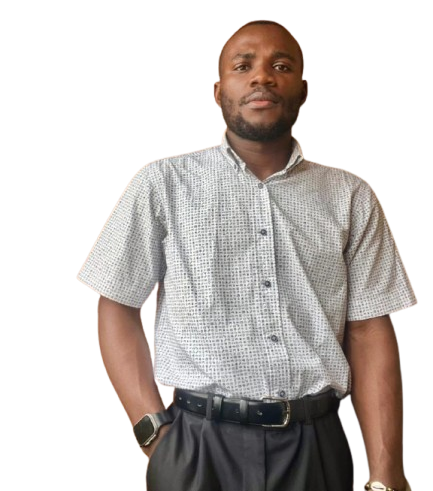
#> input picture entree/henri2.png, 433 x 491 px, found by its file name
$ python tp5_gradient_finite_diff.py
#> lines starting #> are read from the running program, lines starting #| are printed output that depends on the picture
"""
Gradient computation using central finite differences.
"""
import numpy as np
from PIL import Image
import matplotlib.pyplot as plt
import os


output_dir = 'Chap5/sortie'
if not os.path.exists(output_dir):
    os.makedirs(output_dir)


img = Image.open('entree/henri2.png').convert('L')
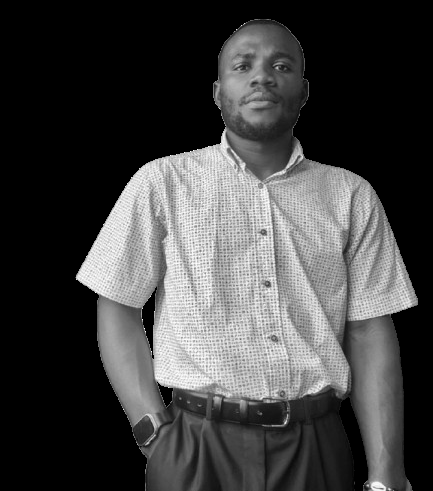
#> img: PIL image 433x491 L; min 0, max 255, mean 66.9
img_array = np.array(img).astype(np.float32)
H, W = img_array.shape
#> H = 491; W = 433

dx = np.zeros((H, W), dtype=np.float32)
dy = np.zeros((H, W), dtype=np.float32)


for i in range(1, H-1):
    for j in range(1, W-1):

        dx[i, j] = img_array[i+1, j] - img_array[i-1, j]

        dy[i, j] = img_array[i, j+1] - img_array[i, j-1]
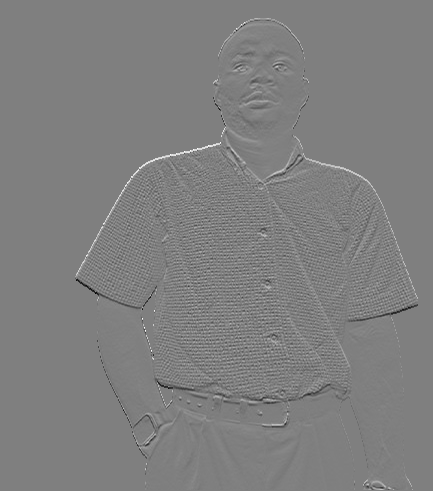
#> dx: shape (491, 433) float32; min -255, max 255, mean 0.1; drawn with min black and max white
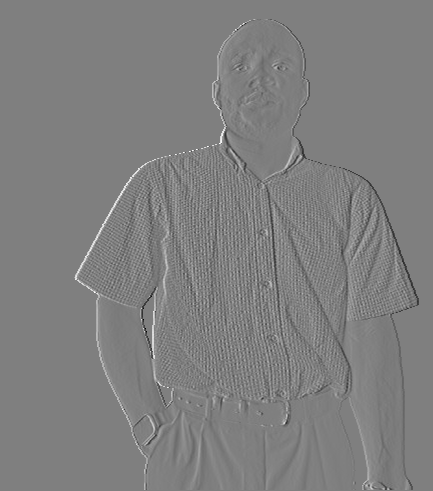
#> dy: shape (491, 433) float32; min -255, max 255, mean 0; drawn with min black and max white

mag = np.sqrt(dx**2 + dy**2)
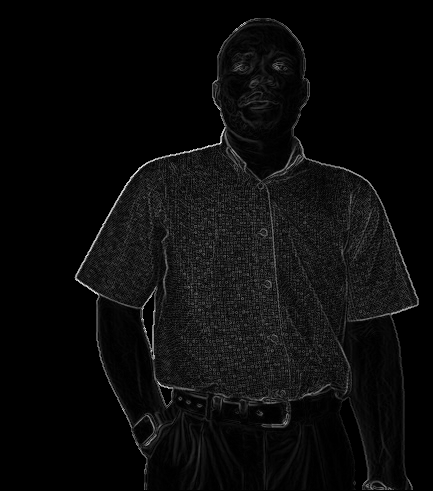
#> mag: shape (491, 433) float32; min 0, max 328.4, mean 14.5; drawn with min black and max white


mag_max = mag.max()
#> mag_max = 328.4
if mag_max > 0:
    mag_norm = (mag / mag_max * 255).astype(np.uint8)
else:
    mag_norm = mag.astype(np.uint8)


output_path = os.path.join(output_dir, 'output_tp5_gradient_finite_diff.png')
Image.fromarray(mag_norm).save(output_path)


plt.figure(figsize=(15, 10))

plt.subplot(2, 2, 1)
plt.imshow(img_array, cmap='gray')
plt.title('Original Image')
plt.axis('off')

plt.subplot(2, 2, 2)
plt.imshow(mag_norm, cmap='gray')
plt.title('Gradient Magnitude')
plt.axis('off')

plt.subplot(2, 2, 3)
plt.imshow(dx, cmap='RdBu')
plt.title('V-Gradient (dx)')
plt.axis('off')
plt.colorbar()

plt.subplot(2, 2, 4)
plt.imshow(dy, cmap='RdBu')
plt.title('H-Gradient (dy)')
plt.axis('off')
plt.colorbar()

plt.suptitle('TP5: Gradient by Finite Differences')
plt.tight_layout()
plt.show()
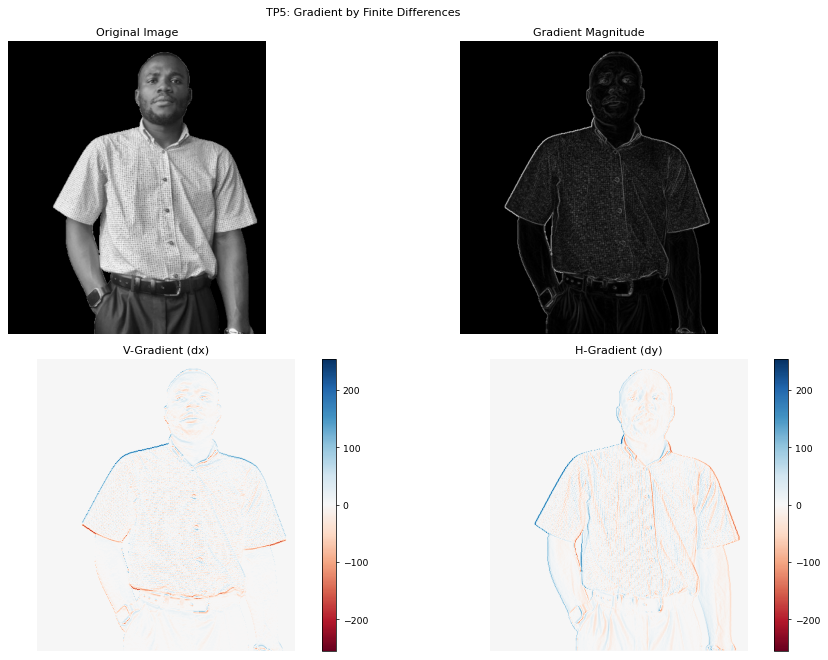
#> figure drawn by matplotlib, 6 panels

$ run again, with entree/henri1.png copied over entree/henri2.png
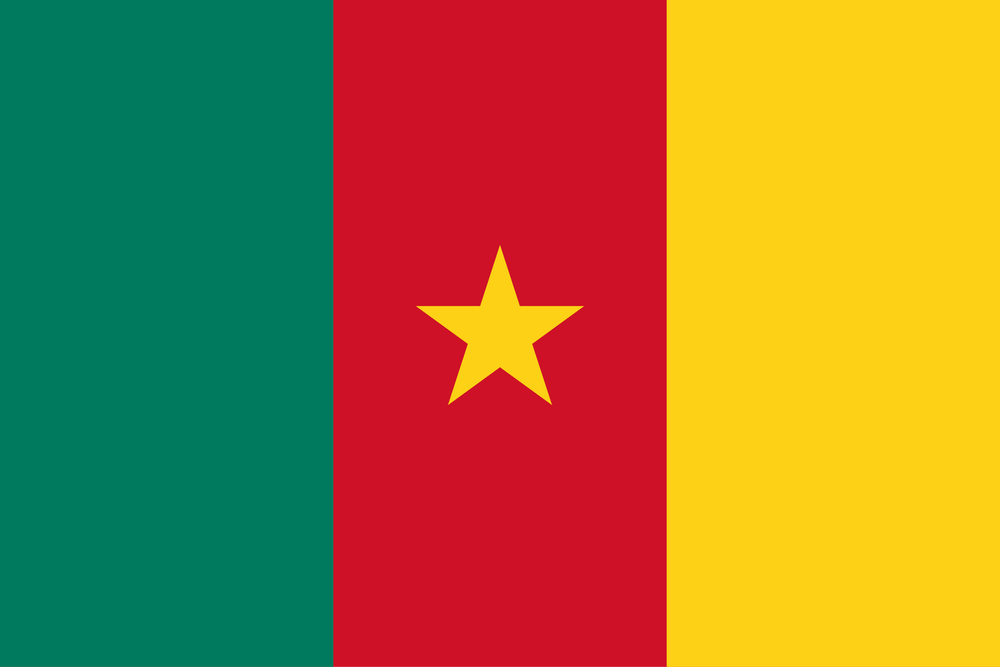
#> input picture entree/henri1.png, 1000 x 667 px, shrunk from 2560 x 1707 before the run, found by its file name
#> after the loop `for i in range(1, H-1):`:
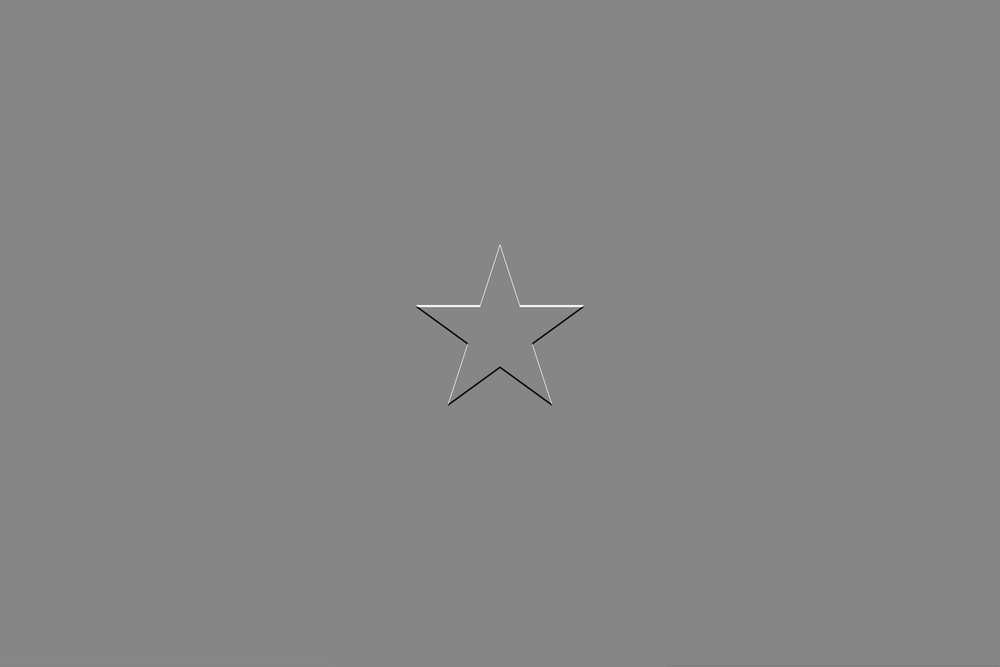
#> dx: shape (667, 1000) float32; min -143, max 129, mean 0; drawn with min black and max white
#> `mag = np.sqrt(dx**2 + dy**2)`:
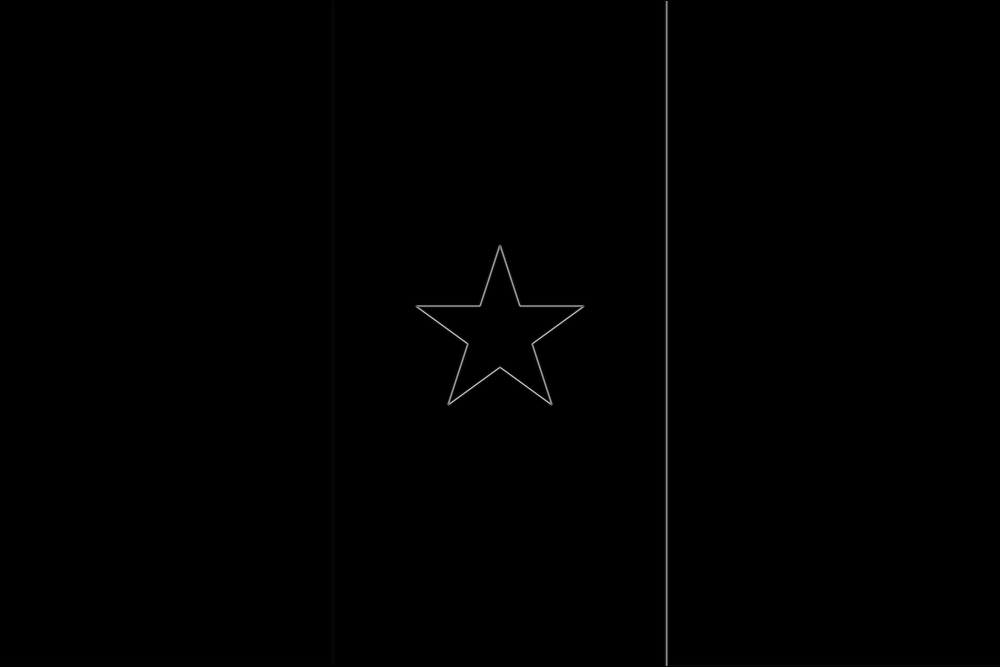
#> mag: shape (667, 1000) float32; min 0, max 193.3, mean 0.6
#> mag_max = 193.3

$ run again, with entree/henri3.png copied over entree/henri2.png
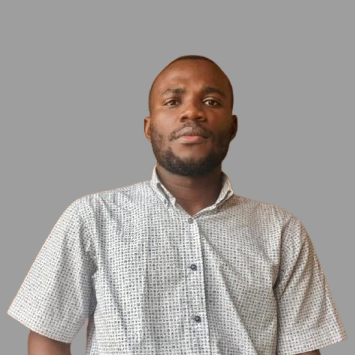
#> input picture entree/henri3.png, 355 x 355 px, found by its file name
#> after the loop `for i in range(1, H-1):`:
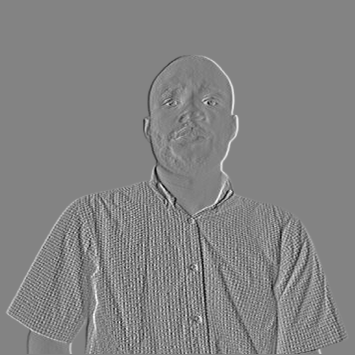
#> dy: shape (355, 355) float32; min -158, max 148, mean 0; drawn with min black and max white
#> mag_max = 193.5
#> `mag_norm = (mag / mag_max * 255).astype(np.uint8)`:
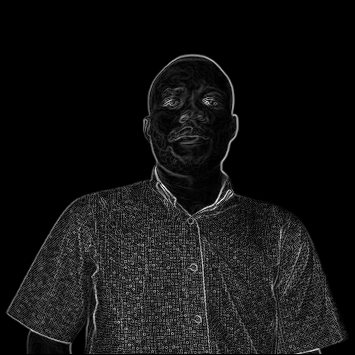
#> mag_norm: shape (355, 355); min 0, max 255, mean 19.3
